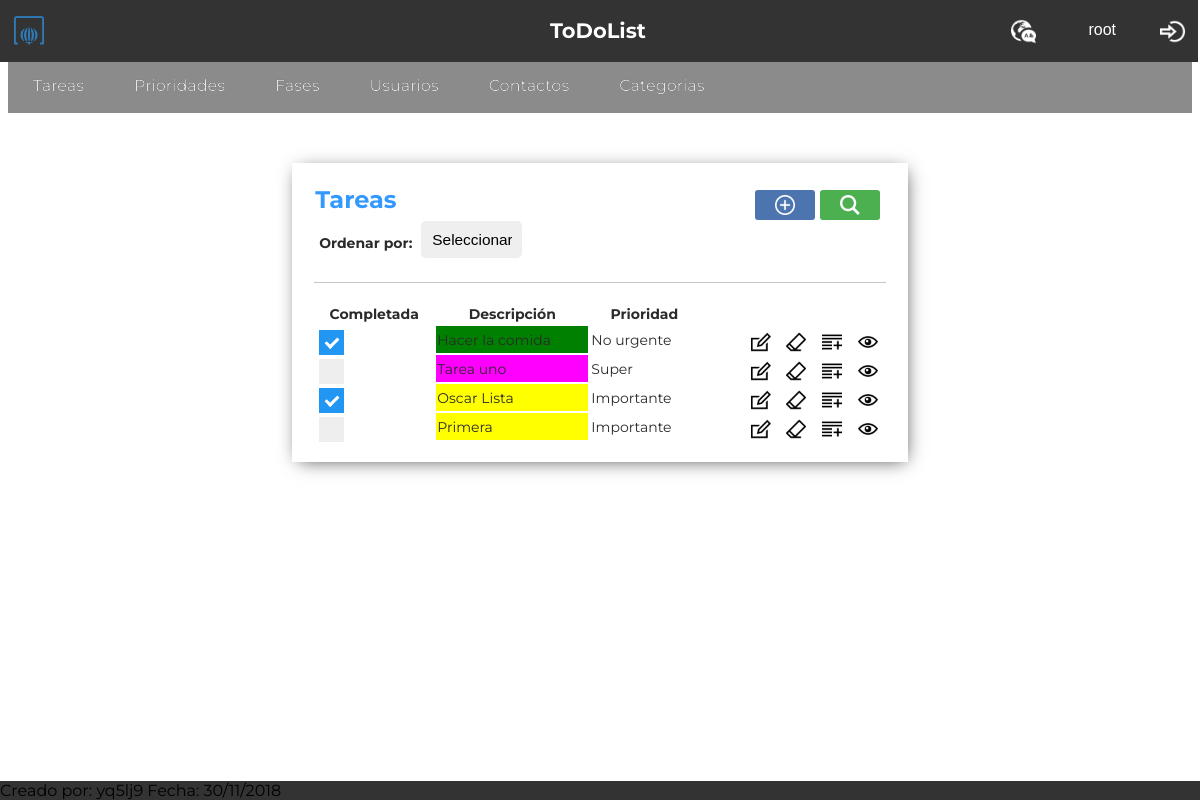
The app's page /Controllers/Tareas_Controller.php (signed in) with its own data.
### tables this page shows
CREATE TABLE `tareas` (
  `id_tarea` int(11) NOT NULL,
  `descripcion` mediumtext NOT NULL,
  `Fecha_Ini` date NOT NULL,
  `Fecha_Fin` date NOT NULL,
  `completada` tinyint(4) NOT NULL DEFAULT '0',
  `USUARIOS_login` varchar(15) NOT NULL,
  `CATEGORIAS_id_CATEGORIAS` int(11) NOT NULL,
  `PRIORIDADES_nivel` int(11) NOT NULL
);

CREATE TABLE `prioridades` (
  `nivel` int(11) NOT NULL,
  `descripcion` varchar(45) NOT NULL,
  `color` varchar(45) NOT NULL
);

### Functions/Authentication.php (called while the page is built)
<?php
function IsAuthenticated(){
	if (!isset($_SESSION['login'])){
		return false;
	}
	else{
		return true;
	}
}
?>

### Models/TAREAS_Model.php (called while the page is built, shortened)
<?php
class TAREAS_Model {
function __construct($id_tarea,$descripcion,$fecha_ini,$fecha_fin,$completada,$USUARIOS_login,$CATEGORIAS_id_CATEGORIAS,$PRIORIDADES_nivel){
	include_once '../Models/Access_DB.php';
	$this->mysqli = ConnectDB();
}
function TareasShowAll(){
	$sql = "SELECT id_tarea,t.descripcion AS descripcion_tarea ,p.descripcion
	AS descripcion_prioridad, p.color AS color_tarea, Fecha_Ini, t.completada AS completa FROM tareas t,prioridades p WHERE t.PRIORIDADES_nivel = p.nivel";
	if (!($resultado = $this->mysqli->query($sql))){
		return 'No existe';
	}
    else{
		$result = $resultado;
		return $result;
	}
}
}
?>

### Models/Access_DB.php (called while the page is built)
<?php
function ConnectDB()
{
    $mysqli = new mysqli("localhost", "root", "", "todolist");
	if ($mysqli->connect_errno) {
		include './MESSAGE.php';
		new MESSAGE("Fallo al conectar a MySQL: (" . $mysqli->connect_errno . ") " . $mysqli->connect_error, './index.php');
		return false;
	}
	else{
		return $mysqli;
	}
}
?>

### Views/Tareas_SHOWALL.php (the view, shortened to what this page needs)
<?php
include_once '../Functions/Authentication.php';
include '../Views/Header.php';
 class Tareas_SHOWALL{
	var $datos;
	function __construct($datos,$enlace){
		$this -> datos = $datos;
		$this -> pinta();
	}
	function pinta(){
?>
        <div class="showall">
            <table class="showAllUsers">
				<tr><th class="title" colspan="4"><?php echo $strings['Tareas']; ?>
				<form class="tableActions" action="../Controllers/Tareas_Controller.php" method="">
					<button class="buscar-little" name="action" value="Confirmar_SEARCH" type="submit"></button>
					<button class="anadir-little"  name="action" value="Confirmar_ADD" type="submit"></button>
				</form>
				<form class="tableActions" action="../Controllers/Tareas_Controller.php" method="">
					<div>
						<label class="lblSearch" for="action">Ordenar por:</label>
						<select class="slcSearch" name="action" id="action" onchange="this.form.submit()">
							<option value="">Seleccionar</option>
						</select>
					</div>
				</form>
				</th></tr>
				<tr>
					<th><?php echo $strings['Completada']; ?></th>
					<th><?php echo $strings['Descripcion']; ?></th>
					<th><?php echo $strings['Prioridad']; ?></th>
					<th></th>
				</tr>
			<?php
				while($fila = $this ->datos->fetch_array()){
			?>
				<tr>
					<form action="../Controllers/Tareas_Controller.php" method="post" name="id_tarea" >
						<?php
							if($fila['completa'] == 0){
						?>
							<td>
								<label class="container">
								<input type="checkbox" name="action" onclick="this.form.submit()" value="Confirmar_COMPLETADA"><span class="checkmark"></span>
								</label>
							</td>
						<?php
							}else{
						?>
							<td>
								<label class="container">
								<input type="checkbox" name="action" onclick="this.form.submit()" value="Confirmar_NO_COMPLETADA" checked><span class="checkmark"></span>
								</label>
							</td>
						<?php
							}
						?>
						<td style="background-color:<?php echo $fila['color_tarea']; ?>;" ><?php echo $fila[1]; ?></td>
						<td><?php echo $fila[2]; ?></td>
						<td style="text-align:right">
							<button class="editar" name="action" value="Confirmar_EDIT" type="submit"></button>
							<button class="borrar" name="action" value="Confirmar_DELETE1" type="submit"></button>
							<button class="add" name="action" value="Confirmar_SHOWCURRENT" type="submit"></button>
							<button class="ver" name="action" value="Confirmar_SHOWFASES" type="submit"></button>
						</td>
					</form>
				</tr>
			<?php
				}
			?>
            </table>
        </div>
<?php
    }
}
?>
<footer>
	<?php include '../Views/Footer.php'; ?>

### Controllers/Tareas_Controller.php (shortened to what this page needs)
<?php
include_once "../Functions/Authentication.php";
if (!IsAuthenticated()){
    new MESSAGE('No puedes ver esto si no estás logueado', '../Controllers/Login_Controller.php');
}else{
	include_once "../Models/TAREAS_Model.php";
	include_once "../Views/Tareas_SHOWALL.php";
	include_once "../Views/Fases_SHOWALL.php";
switch ($_REQUEST['action']){
	 default:
	 if(isset($_SESSION['tipo'])){
		if($_SESSION['tipo']=='ADMIN'){
		$tarea = new TAREAS_Model('','','','','','','','');
		$datos = $tarea -> TareasShowAll();
		$respuesta = new Tareas_SHOWALL($datos,'../Controllers/Tareas_Controller.php');
		}else{
			$tarea = new TAREAS_Model('','','','','','','','');
			$datos = $tarea -> BuscarTareasUser();
			$respuesta = new Tareas_SHOWALL($datos,'../Controllers/Tareas_Controller.php');
	}
}
}
}
?>

### Views/Header.php (shortened to what this page needs)
<?php
	include_once '../Functions/Authentication.php';
?>
<html>
<head>
	<link rel="stylesheet" type="text/css" href="../Views/style.css">
	<link rel="stylesheet" href="https://cdnjs.cloudflare.com/ajax/libs/font-awesome/4.7.0/css/font-awesome.min.css">
	<link rel="stylesheet" type="text/css" href="../Views/tcal.css" />
</head>
<?php
if(isset($_SESSION['tipo'])){
	if($_SESSION['tipo']=='ADMIN'){
?>
<header id="main-header">
	<div class="fixednav">
		<div class="topnav">
			<div class="topnav-centered">
				<a><h2><?php echo $strings['ToDoList']; ?></h2></a>
			</div>
			<a><button class="logo"></button></a>
			<div class="topnav-right">
			<form name='idiomaform' action="../Functions/CambioIdioma.php" method="post" style="display: contents;">
				<select class="idioma" name="idioma" onChange='this.form.submit()'>
					<option value="SPANISH"> </option>
					<option value="ENGLISH"><?php echo $strings['Ingles']; ?></option>
				</select>
			</form>
                <?php
                    if (IsAuthenticated()){
                ?>
				<button class="user"><?php echo $_SESSION['login'];?></button>
				<a href='../Functions/Desconectar.php'><button class="logout"></button></a>
                <?php
                    }
                    else{
                ?>
                    <a href='../Controllers/Registro_Controller.php'><button class="registrar"></button></a>
                <?php
                    }
                ?>
			</div>
		</div>
	</div>
	<div class="menu-bar" id="menu-bar">
		<li><a href="../Controllers/Tareas_Controller.php"><?php echo $strings['Tareas']; ?></a></li>
		<li><a href="../Controllers/Prioridades_Controller.php"><?php echo $strings['Prioridades']; ?></a></li>
		<li><a href="../Controllers/Fases_Controller.php"><?php echo $strings['Fases']; ?></a></li>
		<li><a href="../Controllers/Usuarios_Controller.php"><?php echo $strings['Usuarios']; ?></a></li>
		<li><a href="../Controllers/Contactos_Controller.php"><?php echo $strings['Contactos']; ?></a></li>
		<li><a href="../Controllers/Categorias_Controller.php"><?php echo $strings['Categorias']; ?></a></li>
	</div>
</header>
<?php
}
}
?>

### Views/Footer.php
<div class="footer" id="footer">
		<li><a><?php echo $strings['Creado por']; ?>: yq5lj9 </a></li>
		<li><a><?php echo $strings['Fecha']; ?>: 30/11/2018</a></li>
	</div>
</body>
</html>

### Views/Fases_SHOWALL.php (shortened to what this page needs)
<?php
include_once '../Functions/Authentication.php';
include_once '../Views/Header.php';
?>
	<footer>
		<?php include '../Views/Footer.php'; ?>
	</footer>

### records on screen
tareas: completada 1 (drawn), descripcion "Hacer la comida", PRIORIDADES_nivel.descripcion "No urgente"
tareas: completada 0 (drawn), descripcion "Tarea uno", PRIORIDADES_nivel.descripcion "Super"
tareas: completada 1 (drawn), descripcion "Oscar Lista", PRIORIDADES_nivel.descripcion "Importante"
tareas: completada 0 (drawn), descripcion "Primera", PRIORIDADES_nivel.descripcion "Importante"

### other values on screen
$strings['ToDoList'] "ToDoList"
$_SESSION['login'] "root"
$strings['Tareas'] "Tareas"
$strings['Prioridades'] "Prioridades"
$strings['Fases'] "Fases"
$strings['Usuarios'] "Usuarios"
$strings['Contactos'] "Contactos"
$strings['Categorias'] "Categorias"
$strings['Creado por'] "Creado por"
$strings['Fecha'] "Fecha"
$strings['Completada'] "Completada"
$strings['Descripcion'] "Descripción"
$strings['Prioridad'] "Prioridad"
